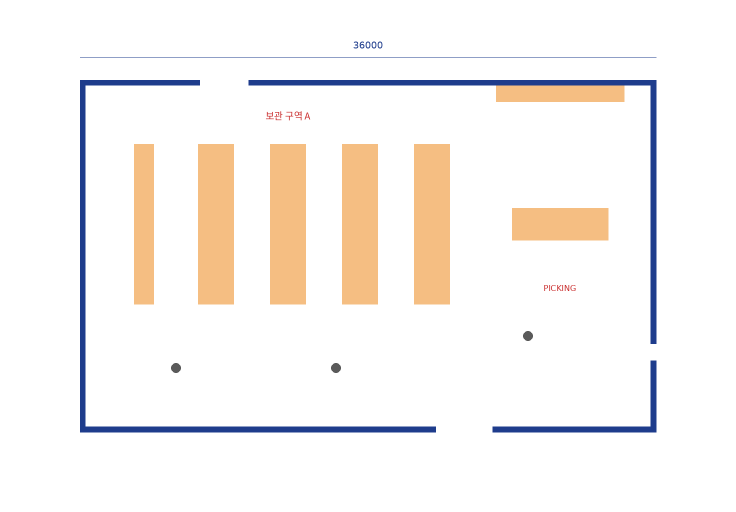
#> input picture backend/tests/fixtures/floorplans/plan_C_color.png, 1472 x 1024 px (shown at 1/2 size)
$ python -i preprocess.py   (imports and definitions only)
#> lines starting #> are read from the running program, lines starting #| are printed output that depends on the picture; after the words box and inside, x2 and y2 are one past the last pixel; in counts of white or black regions, pixels touching at a corner belong together
"""① 표준화: 불러오기 → 잉크 추출 → 기울기 보정."""
from __future__ import annotations

import math
from pathlib import Path

import cv2
import numpy as np


def load_image(path: str | Path, dpi: int = 150) -> np.ndarray:
    """컬러(BGR)로 불러온다. 색으로 구분된 도면도 다루기 위해 흑백으로 바꾸지 않는다."""
#> called with dpi = 150
    path = Path(path)
    if path.suffix.lower() == ".pdf":
        import pymupdf
        doc = pymupdf.open(path)
        pix = doc[0].get_pixmap(dpi=dpi, colorspace=pymupdf.csRGB, alpha=False)
        rgb = np.frombuffer(pix.samples, np.uint8).reshape(pix.height, pix.width, 3)
        return cv2.cvtColor(rgb, cv2.COLOR_RGB2BGR)
    img = cv2.imdecode(np.fromfile(str(path), np.uint8), cv2.IMREAD_COLOR)
#> img is the input picture: shape (1024, 1472, 3); mean B, G, R 241.2, 244.1, 247.9
    if img is None:
        raise ValueError(f"이미지를 읽을 수 없습니다: {path}")
    return img


def background_color(img: np.ndarray) -> np.ndarray:
    """가장 많이 나오는 색 = 종이(배경) 색. 흰 종이든 검은 CAD 화면이든 상관없다."""
    q = (img[::4, ::4].reshape(-1, 3) // 16).astype(np.int32)
    keys = q[:, 0] * 256 + q[:, 1] * 16 + q[:, 2]
    k = np.bincount(keys).argmax()
    sel = img[::4, ::4].reshape(-1, 3)[keys == k]
    return np.median(sel, axis=0)


def binarize(img: np.ndarray) -> np.ndarray:
    """배경색과 충분히 다른 픽셀 = 잉크(1).
    ① 선·글자처럼 진하게 다른 것은 오츠 자동 임계값으로,
    ② 색만 연하게 칠한 면(테두리 없는 선반 등)은 낮은 임계값 + 일정 크기 이상 덩어리만 추가."""
    img = cv2.GaussianBlur(img, (3, 3), 0)
    bg = background_color(img)
#> in background_color, `k = np.bincount(keys).argmax()`: k = 4095
#> bg = [255, 255, 255]
    dev = np.abs(img.astype(np.float32) - bg).max(axis=2)
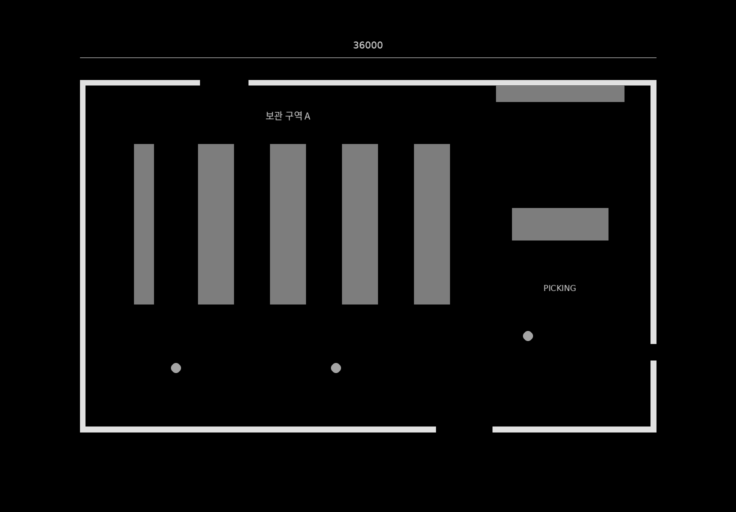
#> dev: shape (1024, 1472) float64 (shown at 1/2 size); min 0, max 225, mean 16.7
    dev8 = np.clip(dev, 0, 255).astype(np.uint8)
    otsu, strong = cv2.threshold(dev8, 0, 1, cv2.THRESH_BINARY + cv2.THRESH_OTSU)
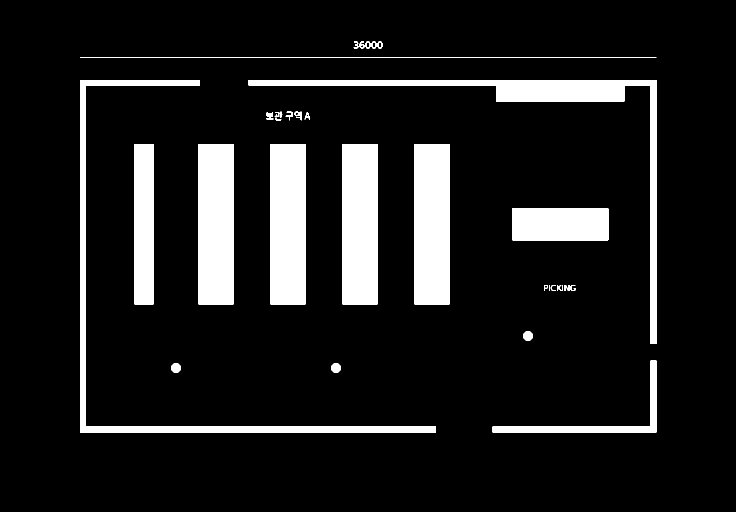
#> strong: shape (1024, 1472) (shown at 1/2 size); values 0 (black) and 1 (white), 11.2% white; 32 white regions, largest, box (x1, y1, x2, y2) and area: (497, 160, 1313, 688) 23660, (396, 288, 468, 609) 23108, (540, 288, 612, 609) 23108
#> otsu = 72
    # 배경(종이)의 잡음·얼룩 수준을 재서, 그보다 확실히 큰 차이만 '연한 칠'로 인정
    bgpix = dev[dev < otsu / 2]
    t_weak = max(25.0, float(bgpix.mean() + 5 * bgpix.std())) if bgpix.size else 25.0
#> t_weak = 25
    weak = (dev > t_weak).astype(np.uint8)
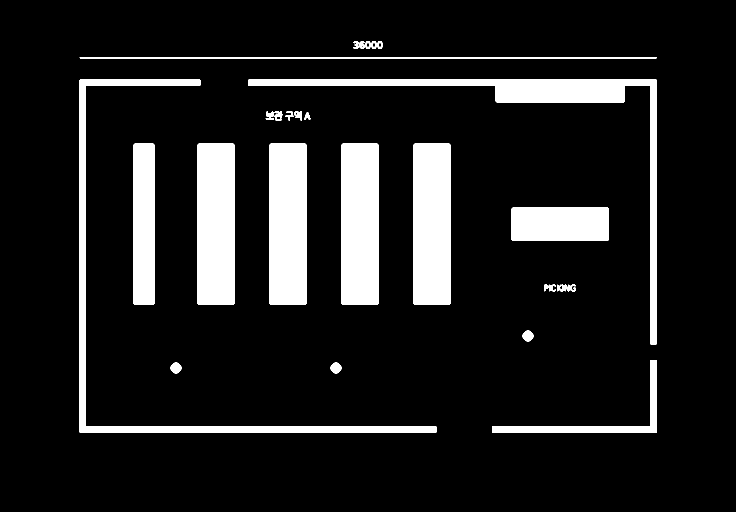
#> weak: shape (1024, 1472) (shown at 1/2 size); values 0 (black) and 1 (white), 12.2% white; 25 white regions, largest, box (x1, y1, x2, y2) and area: (496, 159, 1314, 689) 26408, (395, 287, 469, 610) 23890, (539, 287, 613, 610) 23890
    weak = cv2.morphologyEx(weak, cv2.MORPH_OPEN, np.ones((7, 7), np.uint8))
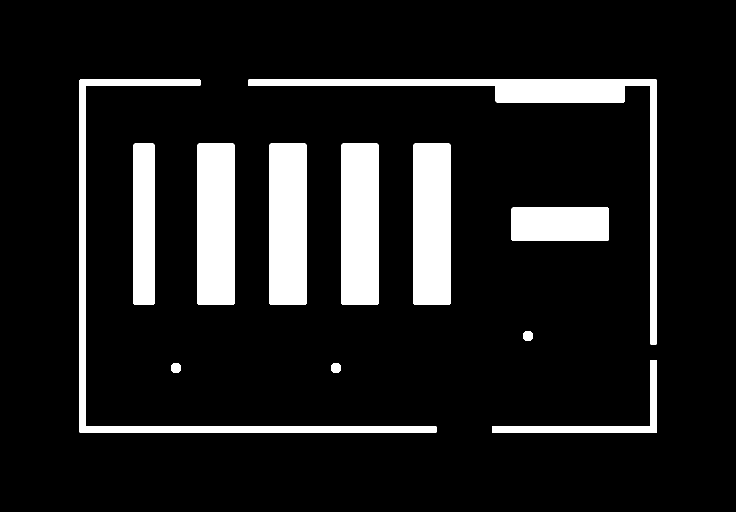
#> weak: shape (1024, 1472) (shown at 1/2 size); values 0 (black) and 1 (white), 11.8% white; 12 white regions, largest, box (x1, y1, x2, y2) and area: (496, 159, 1314, 689) 26408, (395, 287, 469, 610) 23890, (539, 287, 613, 610) 23890
    return (strong | weak).astype(np.uint8)
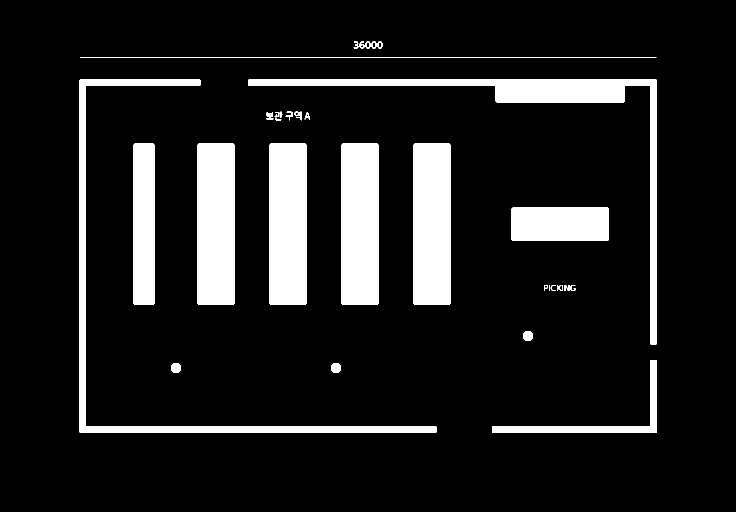
#> returned value: shape (1024, 1472) (shown at 1/2 size); values 0 (black) and 1 (white), 12% white; 32 white regions, largest, box (x1, y1, x2, y2) and area: (496, 159, 1314, 689) 26408, (395, 287, 469, 610) 23890, (539, 287, 613, 610) 23890


def estimate_skew(ink: np.ndarray) -> float:
    """긴 직선들의 각도 중앙값 (도). 도면은 대부분 가로/세로 선이라는 가정."""
    edges = cv2.Canny(ink * 255, 50, 150)
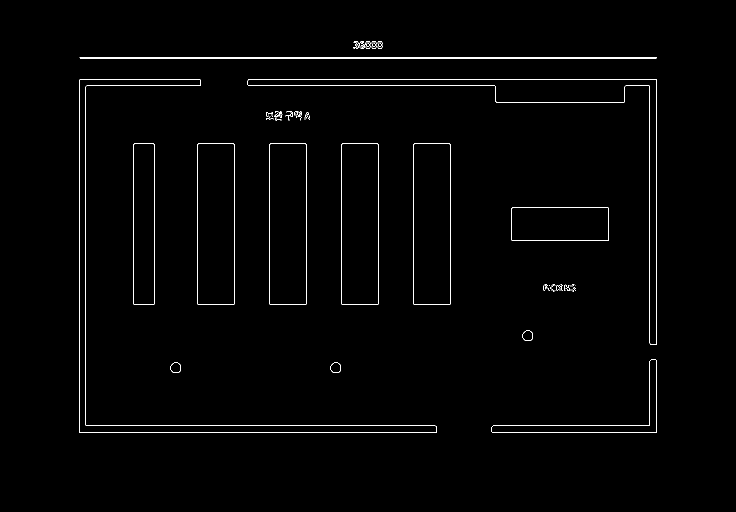
#> edges: shape (1024, 1472) (shown at 1/2 size); 0.98% white in thin lines or dots, all inside (x1, y1, x2, y2) = (158, 82, 1314, 866)
    L = min(ink.shape) // 6
#> L = 170
    lines = cv2.HoughLinesP(edges, 1, np.pi / 1800, threshold=120, minLineLength=L, maxLineGap=8)
#> lines = 28 rows, first 6: [160, 116, 1312, 116], [159, 865, 872, 865], [160, 114, 1312, 114], [498, 158, 1311, 158], [986, 851, 1299, 851], [173, 171, 400, 171]
    if lines is None:
        return 0.0
    angs, wts = [], []
    for x1, y1, x2, y2 in lines.reshape(-1, 4):
        a = math.degrees(math.atan2(y2 - y1, x2 - x1))
        a = (a + 45) % 90 - 45          # 가로·세로를 같은 기준으로
        if abs(a) < 15:
            angs.append(a)
            wts.append(math.hypot(x2 - x1, y2 - y1))
#> this loop made 28 passes
#> (x1, y1, x2, y2, a) on passes 1 to 12: (160, 116, 1312, 116, 0), (159, 865, 872, 865, 0), (160, 114, 1312, 114, 0), (498, 158, 1311, 158, 0), (986, 851, 1299, 851, 0), (173, 171, 400, 171, 0), (171, 850, 171, 173, 0), (158, 863, 158, 161, 0), (1299, 686, 1299, 172, 0), (1313, 688, 1313, 159, 0), (372, 851, 870, 851, 0), (394, 606, 395, 288, 0.18)
#> after the loop, angs = 28 values, max 0.18 at index 11, min 0 at index 0, mean 0.00643; wts = 28 values, max 1152 at index 0, min 185 at index 24, mean 429.7
    if not angs:
        return 0.0
    order = np.argsort(angs)
#> order = 28 values, max 27 at index 26, min 0 at index 0, mean 13.5
    cw = np.cumsum(np.array(wts)[order])
#> cw = 28 values from 1152 to 12031
    return float(np.array(angs)[order][np.searchsorted(cw, cw[-1] / 2)])


def rotate(img: np.ndarray, deg: float) -> tuple[np.ndarray, np.ndarray]:
    h, w = img.shape[:2]
    M = cv2.getRotationMatrix2D((w / 2, h / 2), deg, 1.0)
    bg = tuple(float(v) for v in background_color(img))
    return cv2.warpAffine(img, M, (w, h), flags=cv2.INTER_LINEAR, borderValue=bg), M


def standardize(path: str | Path) -> tuple[np.ndarray, np.ndarray, float]:
    """도면 파일 → (기울기를 바로잡은 컬러 이미지, 회전 행렬 M, 보정 각도[도])."""
    raw = load_image(path)
    deskew = estimate_skew(binarize(raw))
#> deskew = 0
    if abs(deskew) > 0.05:
        img, M = rotate(raw, deskew)
    else:
        img, M = raw, cv2.getRotationMatrix2D((0, 0), 0, 1)
#> M = [[1, 0, 0], [0, 1, 0]]
    return img, M, deskew

>>> result = standardize('../../tests/fixtures/floorplans/plan_C_color.png')
